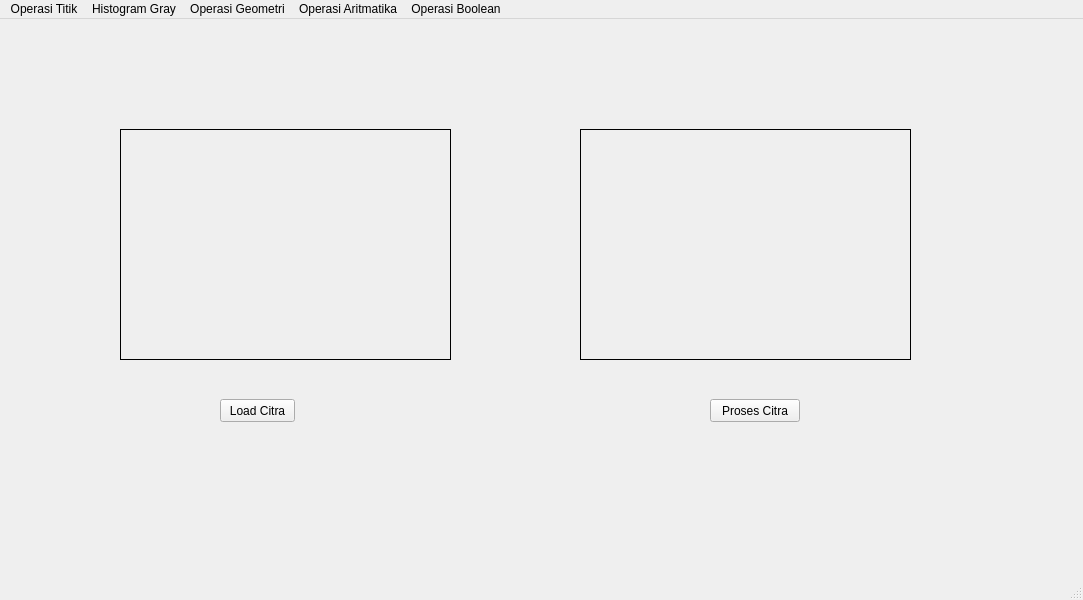
<?xml version="1.0" encoding="UTF-8"?>
<ui version="4.0">
 <class>MainWindow</class>
 <widget class="QMainWindow" name="MainWindow">
  <property name="geometry">
   <rect>
    <x>0</x>
    <y>0</y>
    <width>1083</width>
    <height>600</height>
   </rect>
  </property>
  <property name="windowTitle">
   <string>MainWindow</string>
  </property>
  <widget class="QWidget" name="centralwidget">
   <widget class="QPushButton" name="button_loadCitra">
    <property name="geometry">
     <rect>
      <x>220</x>
      <y>380</y>
      <width>75</width>
      <height>23</height>
     </rect>
    </property>
    <property name="text">
     <string>Load Citra</string>
    </property>
   </widget>
   <widget class="QLabel" name="label">
    <property name="geometry">
     <rect>
      <x>120</x>
      <y>110</y>
      <width>331</width>
      <height>231</height>
     </rect>
    </property>
    <property name="frameShape">
     <enum>QFrame::Box</enum>
    </property>
    <property name="text">
     <string/>
    </property>
   </widget>
   <widget class="QLabel" name="label_2">
    <property name="geometry">
     <rect>
      <x>580</x>
      <y>110</y>
      <width>331</width>
      <height>231</height>
     </rect>
    </property>
    <property name="frameShape">
     <enum>QFrame::Box</enum>
    </property>
    <property name="text">
     <string/>
    </property>
   </widget>
   <widget class="QPushButton" name="button_prosesCitra">
    <property name="geometry">
     <rect>
      <x>710</x>
      <y>380</y>
      <width>90</width>
      <height>23</height>
     </rect>
    </property>
    <property name="text">
     <string>Proses Citra</string>
    </property>
   </widget>
  </widget>
  <widget class="QMenuBar" name="menubar">
   <property name="geometry">
    <rect>
     <x>0</x>
     <y>0</y>
     <width>1083</width>
     <height>26</height>
    </rect>
   </property>
   <widget class="QMenu" name="menuOperasi_Titik">
    <property name="title">
     <string>Operasi Titik</string>
    </property>
    <addaction name="actionOperasi_Pencerahan"/>
    <addaction name="actionSimple_Contrast"/>
    <addaction name="actionContrast_Stretching"/>
    <addaction name="actionNegative_Image"/>
    <addaction name="actionBiner_Image"/>
   </widget>
   <widget class="QMenu" name="menuHistogram_Gray">
    <property name="title">
     <string>Histogram Gray</string>
    </property>
    <addaction name="actionHistogram_Gray"/>
    <addaction name="actionHistogram_RGB"/>
    <addaction name="actionHistogram_Equal"/>
   </widget>
   <widget class="QMenu" name="menuOperasi_Geometri">
    <property name="title">
     <string>Operasi Geometri</string>
    </property>
    <widget class="QMenu" name="menuRotasi">
     <property name="title">
      <string>Rotasi</string>
     </property>
     <addaction name="action90_Derajat"/>
    </widget>
    <widget class="QMenu" name="menuResize">
     <property name="title">
      <string>Resize</string>
     </property>
     <addaction name="actionZoom_In"/>
     <addaction name="actionZoom_Out"/>
     <addaction name="actionDimensi"/>
    </widget>
    <addaction name="actionTranslasi"/>
    <addaction name="menuRotasi"/>
    <addaction name="menuResize"/>
    <addaction name="actionCrop"/>
   </widget>
   <widget class="QMenu" name="menuOperasi_Aritmatika">
    <property name="title">
     <string>Operasi Aritmatika</string>
    </property>
    <addaction name="actionTambah_dan_Kurang"/>
   </widget>
   <widget class="QMenu" name="menuOperasi_Boolean">
    <property name="title">
     <string>Operasi Boolean</string>
    </property>
    <addaction name="actionOperasi_AND"/>
    <addaction name="actionKonvolusi_2D"/>
    <addaction name="actionMean_Filter"/>
    <addaction name="actionGauss_Filter"/>
   </widget>
   <addaction name="menuOperasi_Titik"/>
   <addaction name="menuHistogram_Gray"/>
   <addaction name="menuOperasi_Geometri"/>
   <addaction name="menuOperasi_Aritmatika"/>
   <addaction name="menuOperasi_Boolean"/>
  </widget>
  <widget class="QStatusBar" name="statusbar"/>
  <action name="actionOperasi_Pencerahan">
   <property name="text">
    <string>Operasi Pencerahan</string>
   </property>
  </action>
  <action name="actionSimple_Contrast">
   <property name="text">
    <string>Simple Contrast</string>
   </property>
  </action>
  <action name="actionContrast_Stretching">
   <property name="text">
    <string>Contrast Stretching</string>
   </property>
  </action>
  <action name="actionNegative_Image">
   <property name="text">
    <string>Negative Image</string>
   </property>
  </action>
  <action name="actionOperasi_Biner">
   <property name="text">
    <string>Operasi Biner</string>
   </property>
  </action>
  <action name="actionOperasi_Biner_2">
   <property name="text">
    <string>Operasi Biner</string>
   </property>
  </action>
  <action name="actionBiner_Image">
   <property name="text">
    <string>Biner Image</string>
   </property>
  </action>
  <action name="actionGray_Histogram">
   <property name="text">
    <string>Gray Histogram</string>
   </property>
  </action>
  <action name="actionGray_Histogram_2">
   <property name="text">
    <string>Gray Histogram</string>
   </property>
  </action>
  <action name="actionHistogram_Gray">
   <property name="text">
    <string>Histogram Gray</string>
   </property>
  </action>
  <action name="actionHistogram_RGB">
   <property name="text">
    <string>Histogram RGB</string>
   </property>
  </action>
  <action name="actionHistogram_Equal">
   <property name="text">
    <string>Histogram Equal</string>
   </property>
  </action>
  <action name="actionTranslasi">
   <property name="text">
    <string>Translasi</string>
   </property>
  </action>
  <action name="action90_Derajat">
   <property name="text">
    <string>90 Derajat</string>
   </property>
  </action>
  <action name="actionZoom_In">
   <property name="text">
    <string>Zoom In</string>
   </property>
  </action>
  <action name="actionCrop">
   <property name="text">
    <string>Crop</string>
   </property>
  </action>
  <action name="actionZoom_Out">
   <property name="text">
    <string>Zoom Out</string>
   </property>
  </action>
  <action name="actionDimensi">
   <property name="text">
    <string>Dimensi</string>
   </property>
  </action>
  <action name="actionTambah_dan_Kurang">
   <property name="text">
    <string>Tambah dan Kurang</string>
   </property>
  </action>
  <action name="actionOperasi_AND">
   <property name="text">
    <string>Operasi AND</string>
   </property>
  </action>
  <action name="actionKonvolusi_2D">
   <property name="text">
    <string>Konvolusi 2D</string>
   </property>
  </action>
  <action name="actionMean_Filter">
   <property name="text">
    <string>Mean Filter</string>
   </property>
  </action>
  <action name="actionGauss_Filter">
   <property name="text">
    <string>Gauss Filter</string>
   </property>
  </action>
 </widget>
 <resources/>
 <connections/>
</ui>
